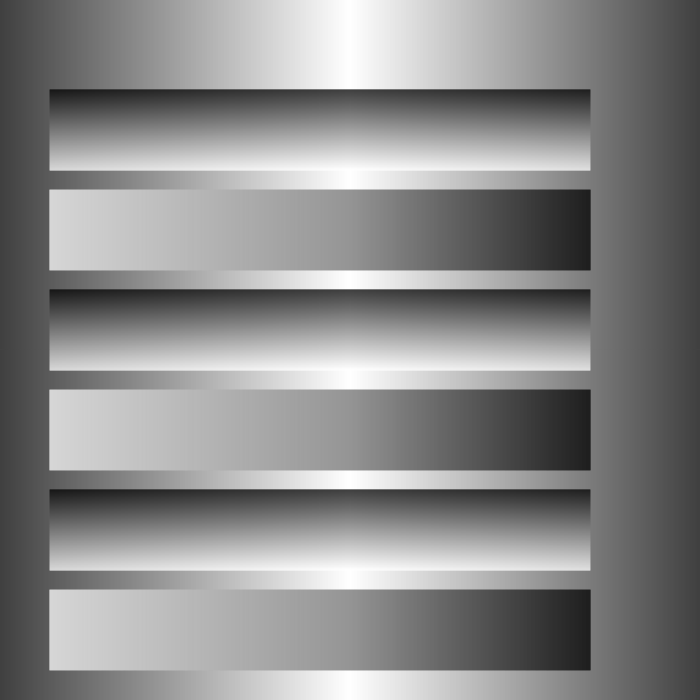
Frame 1 (no input)
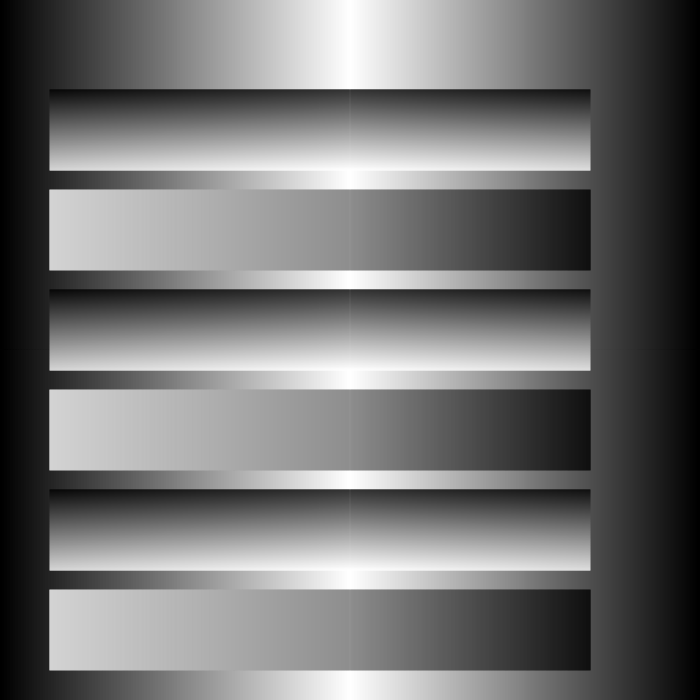
Frame 60 (no input)
Frame 120 (the mouse pressed at the canvas centre since frame 60): identical to frame 60, image omitted

The p5.js sketch that drew these frames (run headless with seeded random() and noise() and a simulated clock; from frame 60 on, the mouse is pressed at the canvas centre):

// p5.js sketch
// ── sketch.js
var Y_AXIS = 1;
var X_AXIS = 2;

//setting color

var r, g, b;
var c1, c2, d1, d2;


//setting circles
circleRadius = 10;



function setup() {
	createCanvas(700,700);
	r = random(255);
	g = random(255);
	b = random(255);
	c1 = color(0);
	c2 = color(255);
	d1 = color(200,100,0);
	d2 = color(0,100,150);
	noLoop;
}

// 1.  Draw shapes
// 2. No background
// 3. Time or interactive based
// 4. Use different colors for stroke and fill
// 5. Use If statement.


function draw() {

	setGradient(0,0,width/2,height,c1,c2,X_AXIS);
	setGradient(width/2,0,width/2,height,c2,c1,X_AXIS);

	setGradient(50,90,540,80,c1,c2, Y_AXIS);
	setGradient(50,190,540,80,c2,c1, X_AXIS);
	setGradient(50,290,540,80,c1,c2, Y_AXIS);
	setGradient(50,390,540,80,c2,c1, X_AXIS);
	setGradient(50,490,540,80,c1,c2, Y_AXIS);
	setGradient(50,590,540,80,c2,c1, X_AXIS);

	// rect(20, 20, 20, 20);
	
	// for ( var i = 1; i < 3; i++ ){
	// ellipse(width/2, height/2, circleRadius, circleRadius);
	// circleRadius = circleRadius + 1;
	
	// }
}


function setGradient(x, y, w, h, c1, c2, axis) {

	if (axis == Y_AXIS){
		for (var i = y; i <= y + h; i++){
			var inter = map(i, y, y+h, 0, 1);
			var c = lerpColor(c1,c2,inter);
			stroke(c);
			line(x,i,x+w,i);
		}
	}
	else if (axis == X_AXIS){
		for (var i = x; i <= x + w; i ++){
			var inter = map(i,x,x+w,0,1);
			var c = lerpColor(c1,c2,inter);
			stroke(c);
			line(i,y,i,y+h);
		}
	}
}


// function mousePressed(){
// 	fill(100);
// 	rect(mouseX,mouseY,20,20);
// }
